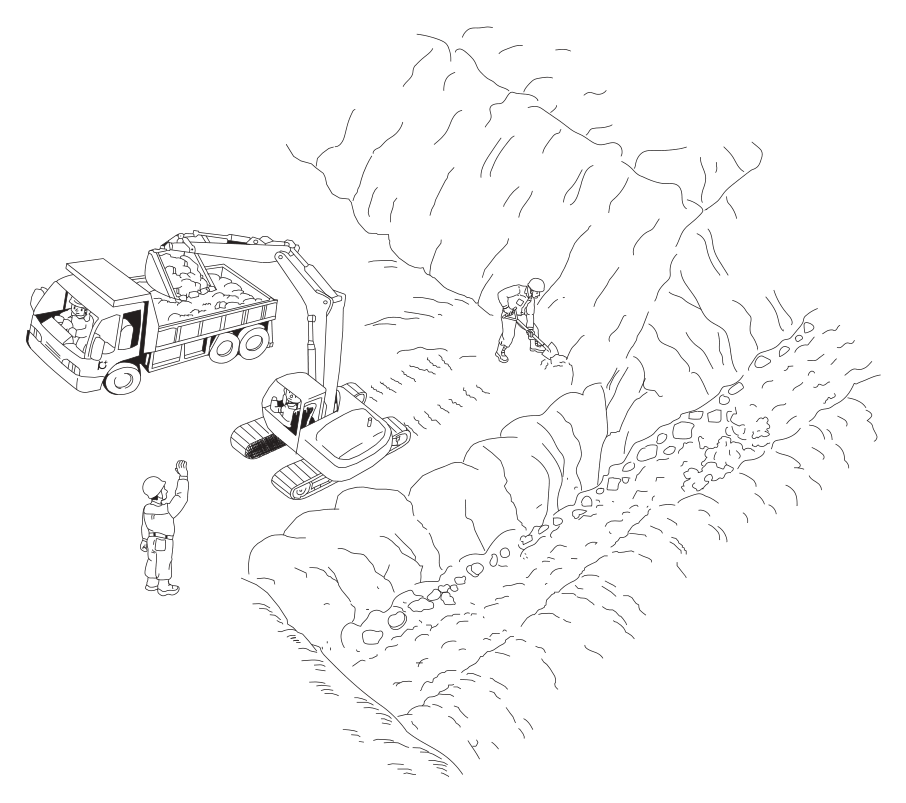
#> input picture images/doboku2ji/Q_R7_10_reference.png, 906 x 803 px
$ python -i import_question_images.py   (imports and definitions only)
#> lines starting #> are read from the running program, lines starting #| are printed output that depends on the picture; after the words box and inside, x2 and y2 are one past the last pixel; in counts of white or black regions, pixels touching at a corner belong together
"""
import_question_images.py - 土木2次の図表PDFページをPNG化してGAS/Driveへ登録する

Usage:
  python tools/import_question_images.py --url <exec_url> --maintenance-token <token>
  python tools/import_question_images.py --dry-run
"""
import argparse
import base64
import csv
import json
import os
from pathlib import Path
import sys
import time
import urllib.parse
import urllib.request

try:
    import fitz
except Exception as exc:
    raise SystemExit("PyMuPDF(fitz) が必要です: pip install pymupdf") from exc

try:
    from PIL import Image
except Exception as exc:
    raise SystemExit("Pillow が必要です: pip install pillow") from exc

# [3 lines not run here, left out]

REPO_ROOT = Path(__file__).resolve().parent.parent
DATA_FILE = REPO_ROOT / "data" / "doboku2ji_questions.csv"
DEFAULT_OUTPUT_DIR = REPO_ROOT / "output" / "question-images"
R7_Q10_REFERENCE_URL = "https://raw.githubusercontent.com/bubbleberry247/doboku2ji-training/main/images/doboku2ji/Q_R7_10_reference.png"

IMAGE_SPECS = [
    {
        "qId": "Q_H28_10",
        "pdfUrl": "https://dobokujira.com/wp-content/uploads/2021/05/h28_1doboku_jitti_doboku.pdf",
        "pdfName": "H28_1doboku_02_mondai.pdf",
        "pages": [9],
        "crop": [0.03, 0.20, 0.99, 0.66],
    },
    {
        "qId": "Q_H30_11",
        "pdfUrl": "https://dobokujira.com/wp-content/uploads/2021/05/h30_1doboku_jitti_doboku.pdf",
        "pdfName": "H30_1doboku_02_mondai.pdf",
        "pages": [9],
        "crop": [0.12, 0.23, 0.90, 0.92],
    },
    {
        "qId": "Q_R1_10",
        "pdfUrl": "https://dobokujira.com/wp-content/uploads/2021/05/r1_1doboku_jitti_doboku.pdf",
        "pdfName": "R1_1doboku_02_mondai.pdf",
        "pages": [9],
        "crop": [0.04, 0.20, 0.87, 0.64],
    },
    {
        "qId": "Q_R3_10",
        "pdfUrl": "https://dobokujira.com/wp-content/uploads/2021/10/r3_1doboku_jitti_doboku.pdf",
        "pdfName": "R3_1doboku_02_mondai.pdf",
        "pages": [9],
        "crop": [0.04, 0.18, 0.98, 0.88],
    },
    {
        "qId": "Q_R3_11",
        "pdfUrl": "https://dobokujira.com/wp-content/uploads/2021/10/r3_1doboku_jitti_doboku.pdf",
        "pdfName": "R3_1doboku_02_mondai.pdf",
        "pages": [10],
        "crop": [0.08, 0.18, 0.94, 0.94],
    },
    {
        "qId": "Q_R4_05",
        "pdfUrl": "https://dobokujira.com/wp-content/uploads/2022/10/221003d_mondai.pdf",
        "pdfName": "R4_1doboku_02_mondai.pdf",
        "pages": [5],
        "crop": [0.48, 0.43, 0.92, 0.82],
    },
    {
        "qId": "Q_R4_08",
        "pdfUrl": "https://dobokujira.com/wp-content/uploads/2022/10/221003d_mondai.pdf",
        "pdfName": "R4_1doboku_02_mondai.pdf",
        "pages": [8],
        "crop": [0.42, 0.27, 0.75, 0.43],
    },
    {
        "qId": "Q_R4_09",
        "pdfUrl": "https://dobokujira.com/wp-content/uploads/2022/10/221003d_mondai.pdf",
        "pdfName": "R4_1doboku_02_mondai.pdf",
        "pages": [8],
        "crop": [0.08, 0.55, 0.85, 0.92],
    },
    {
        "qId": "Q_R5_11",
        "pdfUrl": "https://dobokujira.com/wp-content/uploads/2023/10/20231002d_mondai.pdf",
        "pdfName": "R5_1doboku_02_mondai.pdf",
        "pages": [9],
        "crop": [0.10, 0.18, 0.92, 0.94],
    },
    {
        "qId": "Q_R6_05",
        "pdfUrl": "https://dobokujira.com/wp-content/uploads/2024/10/R6_1doboku_02_mondai.pdf",
        "pdfName": "R6_1doboku_02_mondai.pdf",
        "pages": [6],
        "crop": [0.08, 0.54, 0.78, 0.94],
    },
    {
        "qId": "Q_R6_08",
        "pdfUrl": "https://dobokujira.com/wp-content/uploads/2024/10/R6_1doboku_02_mondai.pdf",
        "pdfName": "R6_1doboku_02_mondai.pdf",
        "pages": [9],
        "crop": [0.34, 0.27, 0.66, 0.43],
    },
    {
        "qId": "Q_R7_10",
        "pdfUrl": "https://www.jctc.jp/wjctcp/wp-content/uploads/2025/10/20251006d_mondai.pdf",
        "pdfName": "20251006d_mondai.pdf",
        "pages": [10],
        "crop": [0.08, 0.25, 0.92, 0.87],
        "repoOutputPath": "images/doboku2ji/Q_R7_10_reference.png",
        "publicUrl": R7_Q10_REFERENCE_URL,
        # 問題文で参照されない状況図。表示はするが、未登録でも解答を妨げない。
        "imageRequired": False,
    },
    {
        "qId": "Q_R7_11",
        "pdfUrl": "https://www.jctc.jp/wjctcp/wp-content/uploads/2025/10/20251006d_mondai.pdf",
        "pdfName": "20251006d_mondai.pdf",
        "pages": [11],
        "crop": [0.10, 0.18, 0.92, 0.94],
    }
]


# [11 lines left out: function request_json, not called in this run]


def add_query(url: str, params: dict) -> str:
    sep = "&" if "?" in url else "?"
    return f"{url}{sep}{urllib.parse.urlencode(params)}"


# [36 lines left out: functions get_import_token, resolve_pdf, not called in this run]


def crop_rendered_image(path: Path, crop_rect: list[float] | None = None) -> tuple[int, int]:
    image = Image.open(path).convert("RGB")
#> image is the input picture: PIL image 906x803 RGB; mean R, G, B 249.7, 249.6, 249.6
    width, height = image.size
#> width = 906; height = 803
    if crop_rect:
        left = max(0, min(width, int(width * crop_rect[0])))
        top = max(0, min(height, int(height * crop_rect[1])))
        right = max(left + 1, min(width, int(width * crop_rect[2])))
        bottom = max(top + 1, min(height, int(height * crop_rect[3])))
        image = image.crop((left, top, right, bottom))
        width, height = image.size
    mask = image.convert("L").point(lambda p: 255 if p < 246 else 0)
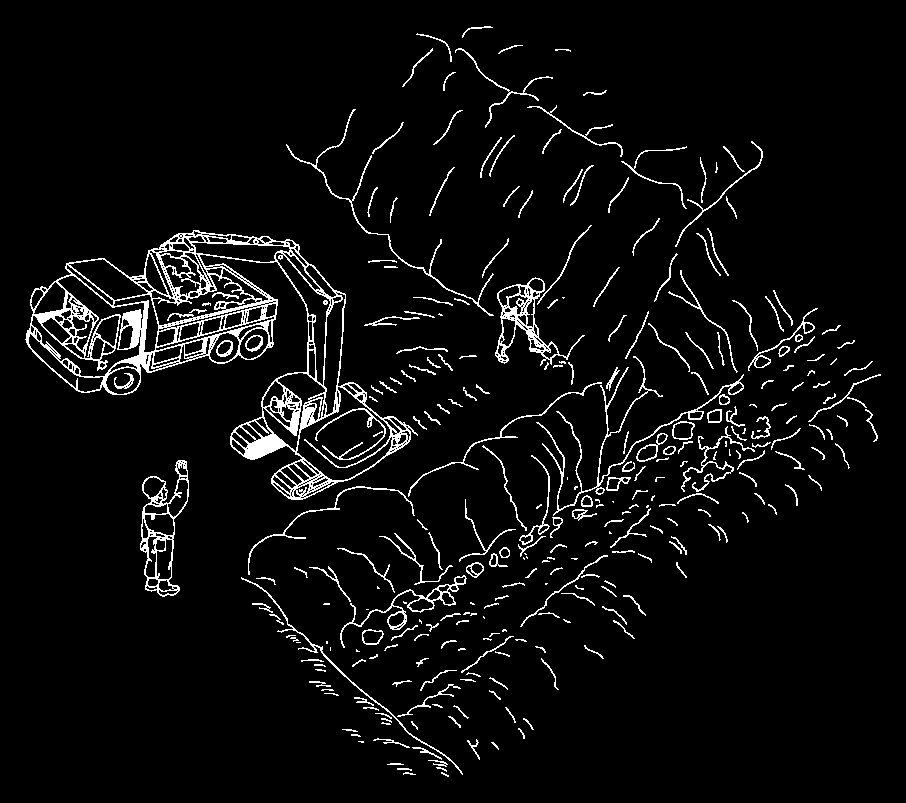
#> mask: PIL image 906x803 L; 5.1% white in thin lines or dots, all inside (x1, y1, x2, y2) = (25, 26, 881, 777)
    bbox = mask.getbbox()
#> bbox = (25, 26, 881, 777)
    if not bbox:
        return image.size
    pad_x = int(width * 0.025)
#> pad_x = 22
    pad_y = int(height * 0.025)
#> pad_y = 20
    left = max(0, bbox[0] - pad_x)
#> left = 3
    top = max(0, bbox[1] - pad_y)
#> top = 6
    right = min(width, bbox[2] + pad_x)
#> right = 903
    bottom = min(height, bbox[3] + pad_y)
#> bottom = 797
    cropped = image.crop((left, top, right, bottom))
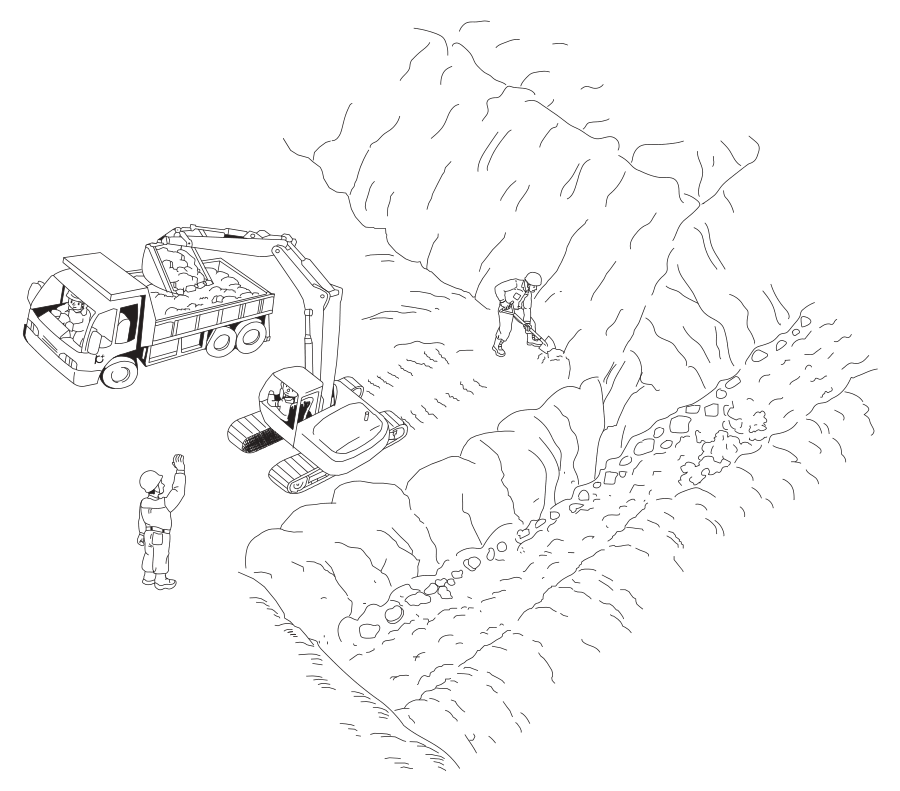
#> cropped: PIL image 900x791 RGB; mean R, G, B 249.6, 249.5, 249.5
    cropped.save(path)
    return cropped.size


# [146 lines left out: functions render_pages, build_upload_items, upload_images, apply_local_image_updates, update_local_csv, main, not called in this run]


# [2 lines not run here, left out]

>>> result = crop_rendered_image('../images/doboku2ji/Q_R7_10_reference.png')
#> result = (900, 791)
